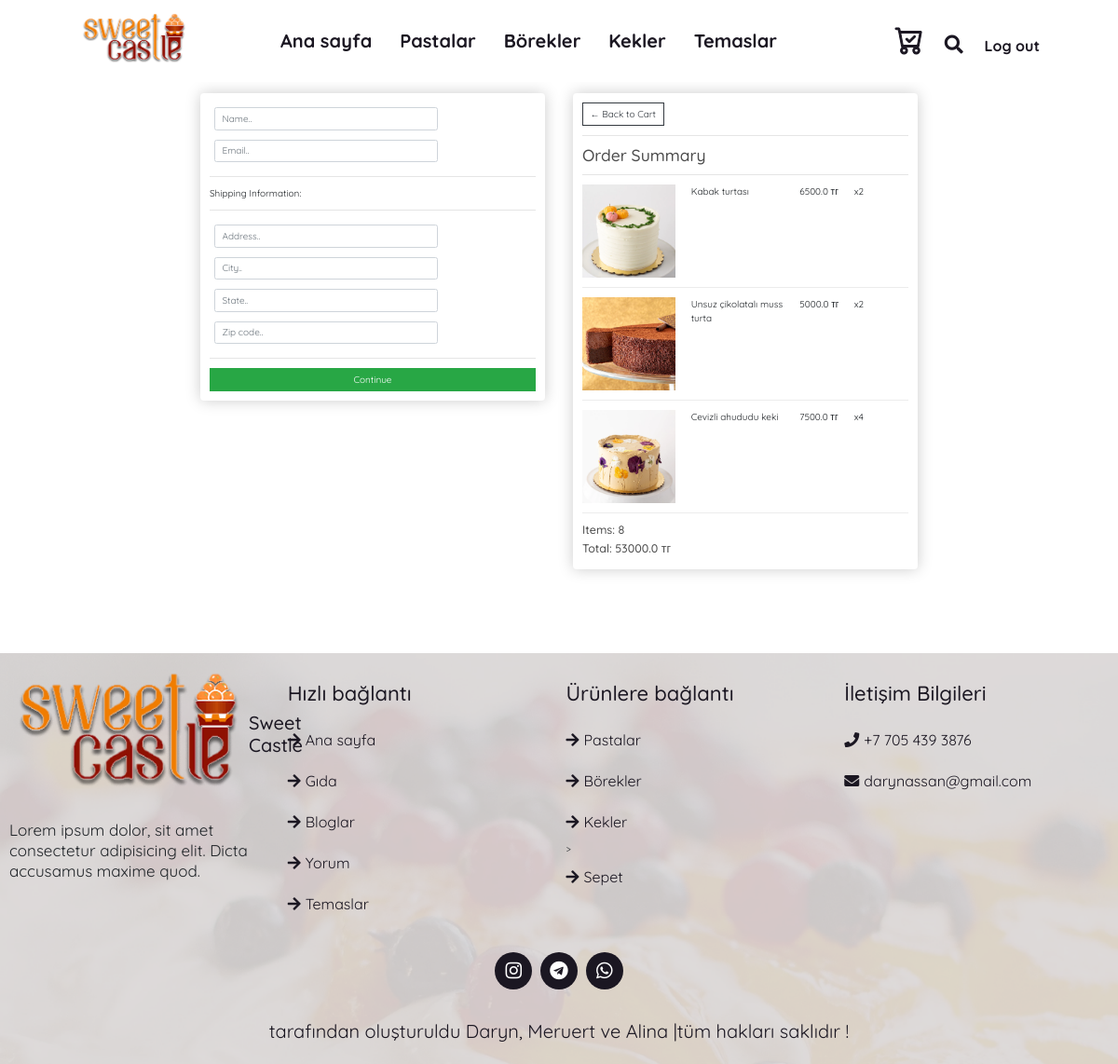
The page /checkout/ (signed in) on the database its author committed.
### website/models.py (models this page shows, shortened)
class OrderItem(models.Model):
    product = models.ForeignKey(Product, on_delete=models.SET_NULL, null=True)
    order = models.ForeignKey(Order, on_delete=models.SET_NULL, null=True)
    quantity = models.IntegerField(default=0, null=True, blank=True)
    date_added = models.DateTimeField(auto_now_add=True)
    @property
    def get_total(self):
        total = self.product.baga * self.quantity
        return total

class Product(models.Model):
    TORT = 'tort'
    PIROG = 'pirog'
    KEKS = 'keks'
    CHOICE_GROUP = {
        (TORT, 'tort'),
        (PIROG, 'pirog'),
        (KEKS, 'keks'),
    }
    photo = models.FileField("photo:", upload_to="product/")
    aty = models.CharField("aty:", max_length=50)
    qurami = models.TextField("qurami:")
    baga = models.FloatField("baga:", max_length=50)
    avi = models.BooleanField()
    group = models.CharField(max_length=20, choices=CHOICE_GROUP, default=TORT)

class Order(models.Model):
    customer = models.ForeignKey(Customer, on_delete=models.SET_NULL, null=True, blank=True)
    date_ordered = models.DateTimeField(auto_now_add=True)
    complete = models.BooleanField(default=False)
    transaction_id = models.CharField(max_length=100, null=True)
    @property
    def get_cart_total(self):
        orderitems = self.orderitem_set.all()
        total = sum([item.get_total for item in orderitems])
        return total
    @property
    def get_cart_items(self):
        orderitems = self.orderitem_set.all()
        total = sum([item.quantity for item in orderitems])
        return total

### website/views.py (the view)
# urls.py: path('checkout/', views.checkout, name='checkout'),
def checkout(request):
    if request.user.is_authenticated:
        customer = request.user.customer
        order, created = Order.objects.get_or_create(customer=customer, complete=False)
        items = order.orderitem_set.all()
    else:
        items = []
        order = {'get_cart_total': 0, 'get_cart_items': 0}
    context = {'items': items, 'order': order}
    return render(request, 'webcake/checkout.html', context)

### website/templates/webcake/checkout.html (shortened to what this page needs)
{% extends 'webcake/base.html' %}
{% load static %}
{% block content %}
<div class="row">
	<div class="col-lg-6">
		<div class="box-element" id="form-wrapper">
			<form id="form">
				<div id="user-info">
					<div class="form-field">
						<input required class="form-control" type="text" name="name" placeholder="Name..">
					</div>
					<div class="form-field">
						<input required class="form-control" type="email" name="email" placeholder="Email..">
					</div>
				</div>
				<div id="shipping-info">
					<hr>
					<p>Shipping Information:</p>
					<hr>
					<div class="form-field">
						<input class="form-control" type="text" name="address" placeholder="Address..">
					</div>
					<div class="form-field">
						<input class="form-control" type="text" name="city" placeholder="City..">
					</div>
					<div class="form-field">
						<input class="form-control" type="text" name="state" placeholder="State..">
					</div>
					<div class="form-field">
						<input class="form-control" type="text" name="zipcode" placeholder="Zip code..">
					</div>
				</div>
				<hr>
				<input id="form-button" class="btn btn-success btn-block" type="submit" value="Continue">
			</form>
		</div>
		<br>
	</div>
	<div class="col-lg-6">
		<div class="box-element">
			<a  class="btn btn-outline-dark" href="{% url 'cart' %}">&#x2190; Back to Cart</a>
			<hr>
			<h3>Order Summary</h3>
			<hr>
			{% for item in items %}
			<div class="cart-row">
				<div style="flex:2"><img class="row-image" src="{{item.product.photo.url}}"></div>
				<div style="flex:2"><p>{{ item.product.aty }}</p></div>
				<div style="flex:1"><p>{{ item.product.baga }} тг</p></div>
				<div style="flex:1"><p>x{{ item.quantity }}</p></div>
			</div>
			{% endfor %}
			<h5>Items: {{order.get_cart_items}}</h5>
			<h5>Total: {{order.get_cart_total}} тг</h5>
		</div>
	</div>
</div>
{% endblock content %}

### static/css/style.css (style rules this page uses)
:root { --black: #1B1722; --white : #F0F0F0; --box-shadow: 0px 4px 4px rgba(0, 0, 0, 0.25); }
* { font-family: 'Quicksand', sans-serif; margin: 0; padding: 0; box-sizing: border-box; outline: none; border: none; text-decoration: none; transition: .2s linear; }
html { font-size: 62.5%; overflow-x: hidden; scroll-padding-top: 7rem; scroll-behavior: smooth; }
h2, p { margin: 0; }

### static/css/demo.css (style rules this page uses)
html { box-sizing: border-box; font-family: "Nunito Sans", sans-serif; font-weight: lighter; }
body { margin: 0; }
*, *:before, *:after { box-sizing: inherit; }

### static/css/main.css (style rules this page uses)
h1,h2,h3,h4,h5,h6 { color:hsl(0, 0%, 30%); }
.box-element { box-shadow:hsl(0, 0%, 80%) 0 0 16px; background-color: #fff; border-radius: 4px; padding: 10px; }
.col-lg-4, .col-lg-6, .col-lg-8, .col-lg-12 { margin-top: 10px; }
.btn { border-radius: 0; }
.row-image { width: 100px; }
.form-field { width:250px; display: inline-block; padding: 5px; }
.cart-row { display: flex; align-items: flex-stretch; padding-bottom: 10px; margin-bottom: 10px; border-bottom: 1px solid #ececec; }
.row { margin: 90px 200px; }

### rows shown on the page
OrderItem: product.photo (picture), product.aty "Kabak turtası", product.baga "6500.0", quantity "2"
OrderItem: product.photo (picture), product.aty "Unsuz çikolatalı muss turta", product.baga "5000.0", quantity "2"
OrderItem: product.photo (picture), product.aty "Cevizli ahududu keki", product.baga "7500.0", quantity "4"
Order: get_cart_items "8", get_cart_total "53000.0"
